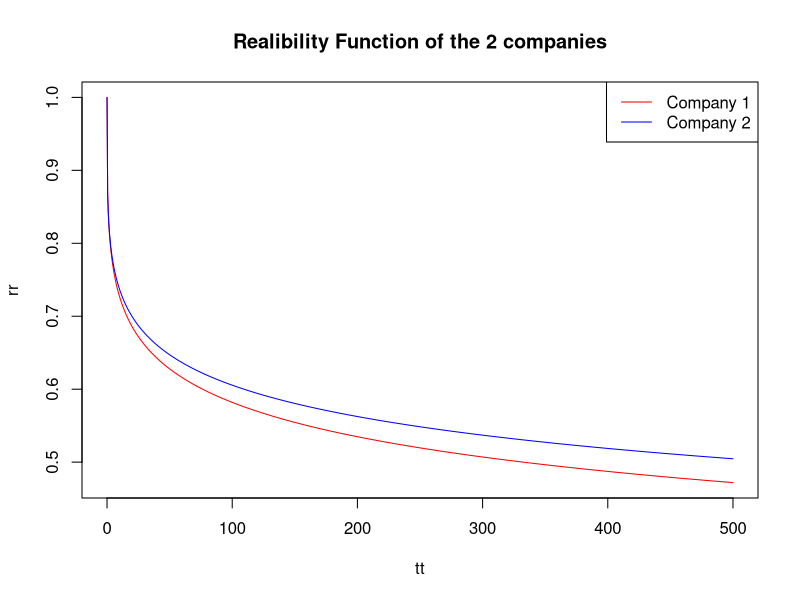

Recreate this plot in R.
##### LogNormal distribution #####

#### Company 1 complete data ####

dataC1=c(170,205,207,240,275,285,324,328,334,352,385,479,500,607,701)

n1=length(dataC1)


log.likelihood= function(tetha){
  miu = tetha[1]
  sigma = tetha[2]
  l=dlnorm(x = dataC1,meanlog = miu, sdlog = sigma)
  return(-sum(log(l)))
}

#nlm(f = log.likelihood, p = c(5,2), hessian = TRUE)

Sol=nlm(f = log.likelihood, p = c(5,2), hessian = TRUE)
Sol #Code debe dar 1 o 2
miuHat=Sol$estimate[1]
sigmaHat=Sol$estimate[2]
miuHat
sigmaHat**2

IHes=solve(Sol$hessian) #Inversa de la matriz hessian

Varmiu=IHes[1,1]
Varsigma=IHes[2,2]

## Confidence interval with 95% of cofidence ##

ConfMiu = miuHat+qnorm(1-0.05/2)*c(-sqrt(Varmiu),sqrt(Varmiu))
ConfSigma= sigmaHat+qnorm(1-0.05/2)*c(-sqrt(Varsigma),sqrt(Varsigma))

ConfMiu
ConfSigma

#### Company 2 partial data ####

dataC2=c(220,264,269,310,408,451,489,537,575,663)

r2=length(dataC2)
C2=701
n2=15

log.likelihood= function(tetha){
  miu = tetha[1]
  sigma = tetha[2]
  l=dlnorm(x = dataC2,meanlog = miu, sdlog = sigma)
  l[(r2+1):n2]=plnorm(C2,meanlog = miu, sdlog = sigma, lower.tail = FALSE)
  return(-sum(log(l)))
}

log.likelihood(c(10,5))

nlm(f = log.likelihood, p = c(10,5), hessian = TRUE)

Sol2=nlm(f = log.likelihood, p = c(10,5), hessian = TRUE)
Sol2 #Code debe dar 1 o 2
miuHat2=Sol2$estimate[1]
sigmaHat2=Sol2$estimate[2]
miuHat2
sigmaHat2**2

IHes2=solve(Sol2$hessian) #Inversa de la matriz hessian

Varmiu2=IHes2[1,1]
Varsigma2=IHes2[2,2]

## Confidence interval with 95% of cofidence ##

ConfMiu2 = miuHat2+qnorm(1-0.05/2)*c(-sqrt(Varmiu2),sqrt(Varmiu2))
ConfSigma2= sigmaHat2+qnorm(1-0.05/2)*c(-sqrt(Varsigma2),sqrt(Varsigma2))

ConfMiu2
ConfSigma2
ConfSigma2**2


#### Comparissons ###
ConfMiu2-ConfMiu
ConfSigma2-ConfSigma


R=function(t){
  return(plnorm(t, miuHat, miuHat,lower.tail = FALSE))
}
R2=function(t){
  return(plnorm(t, miuHat2, miuHat2,lower.tail = FALSE))
}


tt=seq(0, 500, 0.5)
rr=sapply(tt, R)
rr2=sapply(tt, R2)

plot(tt,rr, type = 'l', col='red')
lines(tt,rr2, type = 'l', col='blue')
title('Realibility Function of the 2 companies')
legend("topright", c("Company 1", "Company 2"), lty = 1, col = c('red','blue'))

